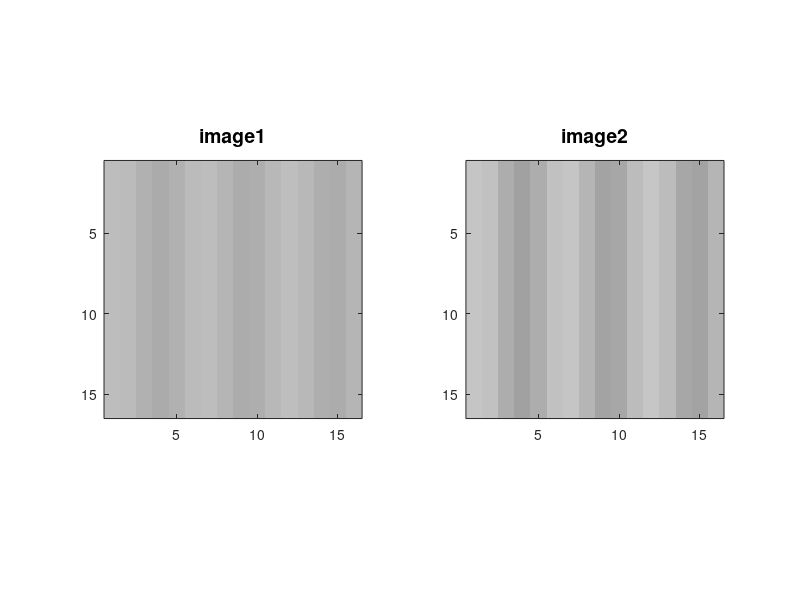
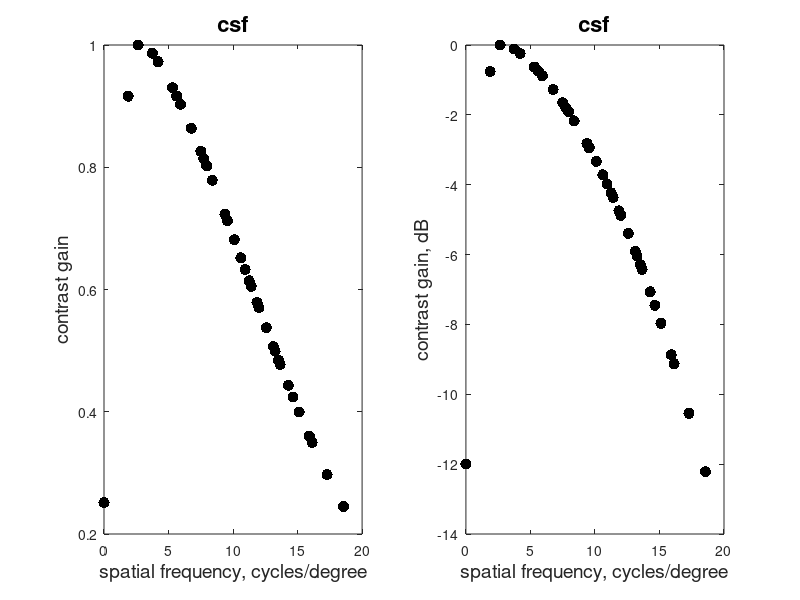

These figures' MATLAB source, in order:
%
function dBVM12 = filtmod2() 

% visible contrast energy with masking by a homogeneous background

% Observer contrast sensitivity
% Here we set the observer's best possible contrast energy sensitivity to 0 dBB.
% This is unusually good, but not exceeding rare, sensitivity (Watson, 2000 Optics Express).
% For a duration of 0.25 sec and an area of 1 deg^2, it corresponds to a contrast sensitivity
% of 500 (a contrast threshold of 0.002).
% Relative to this standard, the ModelFest observers had approximately
%  a mean sensitivity of -6 dB with a standard deviation of 3 dB.
   dBObs = 0 ;
% images are assumed to be space-time separable with an equivalent energy duration of
   duration = 0.25 ;

% Outline
% 1) Example input images
% 2) Example parameters
% 3) Example computation of visible masked contrast energy

% 1) Example images
% Example: grating increment detection
% Background or pedestal (image1) with a contrast of 0.1,
% backgound + increment (image2) with a contrast of 0.2,
% 16 pixels in each dimension and a
% grating frequency of 3 cycles per image.
% Background level (irrelevant) set to 128
% image size

  rows = 16; cols = 16;

   image1 = ones(1,rows)'*(128*(1.0 + 0.1*sin(2*pi*3*[1:cols]/cols))) ;
   image2 = ones(1,rows)'*(128*(1.0 + 0.2*sin(2*pi*3*[1:cols]/cols))) ;

%show images (all 11 lines may be commented out)
figure(1)
subplot(1,2,1)
image(uint8(image1)) ;
axis image ;
title('image1','FontSize',14);
subplot(1,2,2)
image(uint8(image2)) ;
axis image ;
title('image2','FontSize',14);
gamma = 2;% viewing parameter only
colormap(gray(256).^(1/gamma)) ;

% 2) Example  parameters
% Viewing parameters:
% a) image resolution in pixels per degree

  rowpixperdeg = 30 ; colpixperdeg = 30 ;

%  Image width or length is 16/30. =  0.5333 deg
%  Grating frequency is 5.625  cycles per deg
%  ((3 cycles per image/16 pixels per image)) * 30 pixels per deg )

% The pixel area in degrees squared is

  pixelArea = 1/(rowpixperdeg*colpixperdeg) ;

% b) contrast sensitivity filter
% contrast sensitivity function with unity peak gain
%  The Difference of Gaussians filter with unity peak gain has
%    three parameters:
%  i) the frequency cutoff in cycles per degree

  freqcutcpd = 15.4 ;

%  ii) the ratio of surround spread to center spread

  spreadratio = 15.4/1.35 ;

%  iii) the ratio of surround DC amplitude to center DC amplitude

  ampratio = 0.76 ;

%   The above parameter values are a DOG fit to Barten's contrast sensitivity
%    function for a luminance of 50 cd/m^2

%  Using the image size and resolution parameters,
%  the frequency cut in cycles per degree is converted to
%  row and column frequency cut offs in cycles per image.

  rowfreqcut = rows * freqcutcpd / rowpixperdeg ;
  colfreqcut = cols * freqcutcpd / colpixperdeg ;

%  The unscaled contrast sensitivity filter  is
 
  csf = filtdog(rows, cols, rowfreqcut, colfreqcut, ampratio, spreadratio) ;

%  The unity peak gain contrast sensitivity filter is
 
   csf = csf/max(max(csf)) ;

% show csf (all 13 lines may be commented out)
figure(2)
subplot(1,2,1)
csffreq = sqrt(ones(rows/2,1)*([0:cols/2-1]*(colpixperdeg/cols)).^2 ...
            + (ones(cols/2,1)*([0:rows/2-1]*(rowpixperdeg/rows)).^2)') ;
plot(csffreq,csf(1:rows/2,1:cols/2),'k.','MarkerSize',24,'LineWidth',2) ;
xlabel('spatial frequency, cycles/degree','FontSize',14) ;
title('csf','FontSize',16);
ylabel('contrast gain','FontSize',14) ;
subplot(1,2,2)
plot(csffreq,20*log10(csf(1:rows/2,1:cols/2)),'k.','MarkerSize',24,'LineWidth',2) ;
xlabel('spatial frequency, cycles/degree','FontSize',14) ;
title('csf','FontSize',16);
ylabel('contrast gain, dB','FontSize',14) ;

% c) contrast masking threshold

      maskconthresh=0.05 ; % 5% rms contrast raises threshold by 3 dB
 
%  3) Example computation of visible masked contrast energy

% convert images to contrast images
  meanlum = mean(image1(:)) ;
   con1 = image1/meanlum - 1 ;
   con2 = image2/meanlum - 1 ;

%         contrast energy in difference signal is 25.5091 dB
dBB12  =          dBB(con1-con2,pixelArea,duration)
% visible contrast energy in difference signal is 24.7525 dB
dBV12  = dBObs +  dBV(con1-con2,pixelArea,duration,csf)
% contrast energy in difference signal masked by background is 20.4708 dB
dBVM12 = dBObs + dBVM(con1,con2,pixelArea,duration,csf,maskconthresh)

% Example dprime value d = 10^(dBVM12/20) ;10.5570 ;

% Example conversion from d' to threshold increment.
% image1 had a contrast of 0.1, image2 had a contrast of 0.2,
%  so the model predicts the contrast difference threshold
%  for a base contrast of 0.1 is
%  (0.2 - 0.1)/ d = 0.0095 ;

%  dBVM, the masked visible contrast energy subroutine
 
function dB = dBVM(conImage1,conImage2,pixelArea,duration,csf,maskConThresh)
         dB =  dBV(conImage1-conImage2,pixelArea,duration,csf)...
          - dBVMask(conImage1,                             csf,maskConThresh);

%-----end  of dBVM--------------

%  dBV, the visible contrast energy subroutine
 
function dB = dBV(conImage,pixelArea,duration,csf)
n = prod(size(conImage));
fcon = abs(fft2(conImage).*csf) ;
dB = 60 + 10*log10(pixelArea*duration*sum(fcon(:).^2)/n) ;

%-----end  of dBV--------------

%  dBVMask, the masking factor subroutine
 
function dB = dBVMask(conImage,csf,maskConThresh)
n = prod(size(conImage));
fcon = abs(fft2(conImage).*csf) ;
dB = 10*log10(1+mean(fcon(:).^2)/(n*maskConThresh*maskConThresh));

%-----end  of dBVMask--------------

%  dBB, the visible contrast energy subroutine
 
function dB = dBB(conImage,pixelArea,duration)
dB = 60 + 10*log10(pixelArea*duration*sum(conImage(:).^2)) ;

%-----end  of dBB--------------

%    filtdog makes a Difference of Gaussians filter
%     r,c: # of rows and columns
%     rf,cf: row and column high frequency cutoffs
%     sr (spread ratio):  wide spatial spread / narrow one
%     ar (amplitude ratio): surround DC level / center DC level

 function result =  filtdog(r, c, rf, cf, ar, sr)
  result=filtgaus(r,c,rf,cf)-ar*filtgaus(r,c,rf/sr,cf/sr) ;

%---------end filtdog-------------------------

%   2D Gaussian filter (outer product of two 1D Gaussians) 

 function  result = filtgaus(r, c, rf, cf)
   result=fltgaus1(r,rf)'*fltgaus1(c,cf);

%---------end filtgaus-------------------------

%   fltgaus1 generates a 1D Gaussian low pass filter
%   n: spatial image length (must be even)
%   f: 1/e frequency cutoff in cycles per image

  function result = fltgaus1( n, f)
  result = [[0:n/2] [1:n/2-1]-n/2];
  result = exp(-(result.*result)/(f*f))  ;

 %   For a sequence of length N (N even) Matlab orders
 %     the Discrete Fourier Transform coefficients
 %     by their frequencies in cycles per image
 %     [0 (DC) 1 2 3 ... N/2 -N/2+1 ...  -2  -1]
%---------end fltgaus1-------------------------

% 
% 